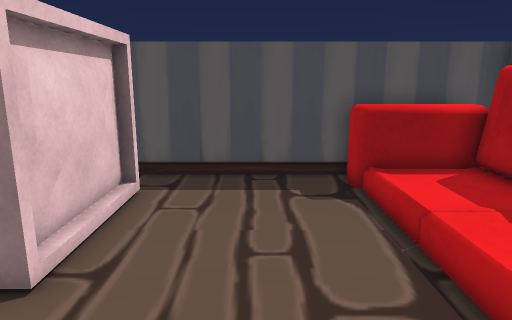
[1] (above)

16 first-person views from a walk through a 3-D level made in the Unity game engine. The camera is 1.5 m above the floor, tilts 12° down and sees 70° across. The floor is counted in squares, 0.5 m on a side. Each view is taken from the middle of a square. On the plan, view 1 faces up. The plan holds only what a view shows up to about 20 squares ahead; the rest is blank. The player character is not drawn. Door leaves are left out, so doorways stand open. Some surface patterns are stand-ins.

[2]
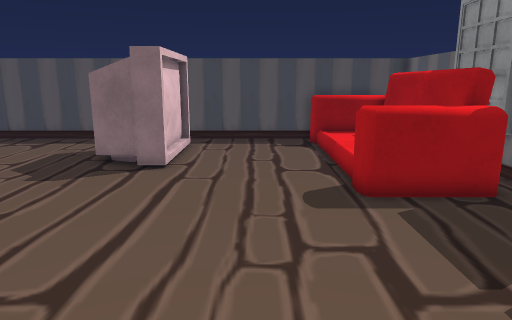

[3]
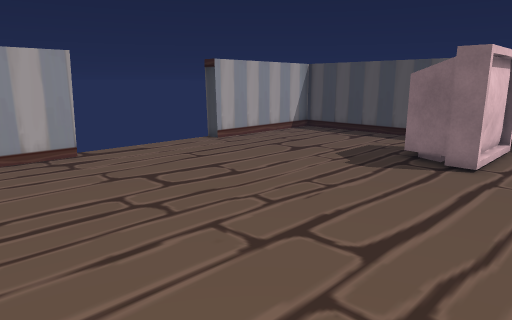

[4]
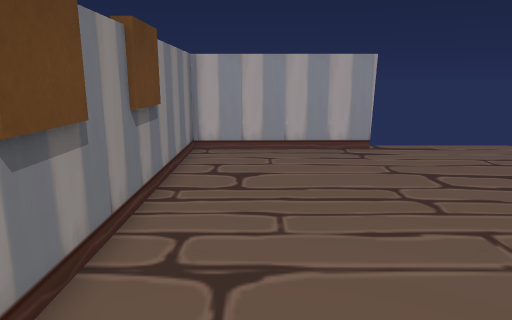

[5]
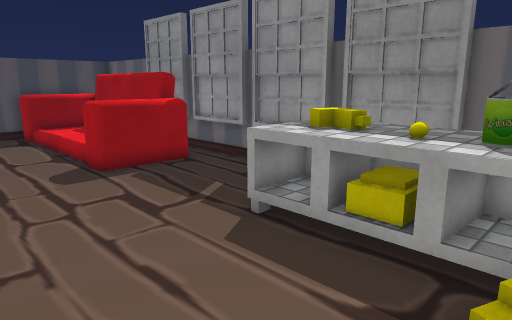

[6]
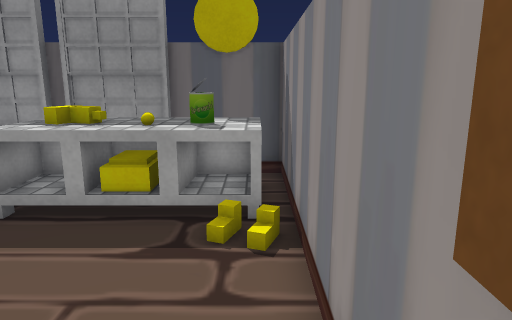

[7]
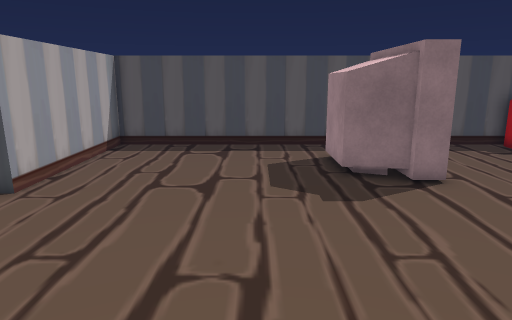

[8]
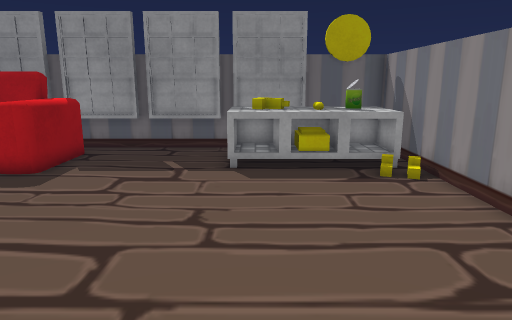

[9]
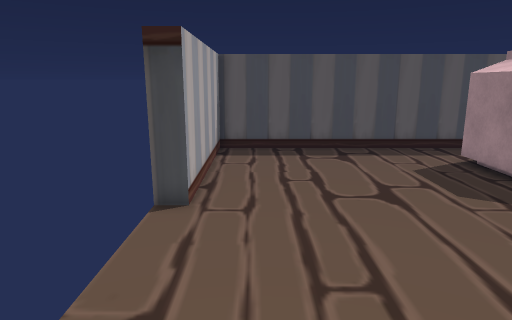

[10]
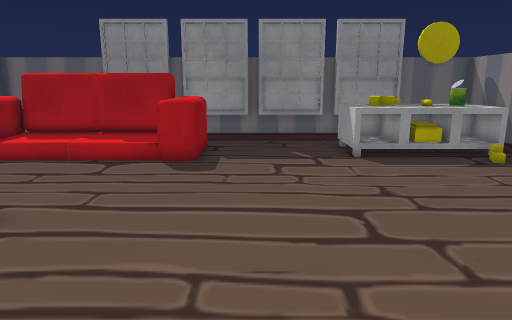

[11]
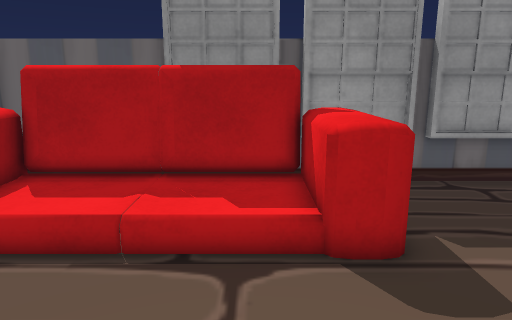

[12]
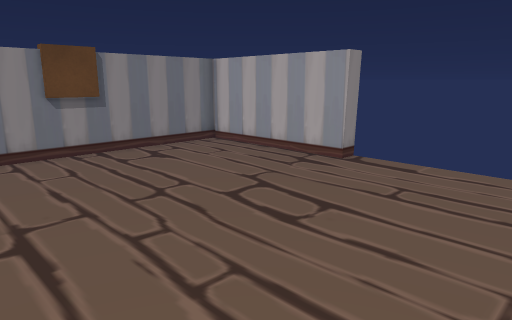

[13]
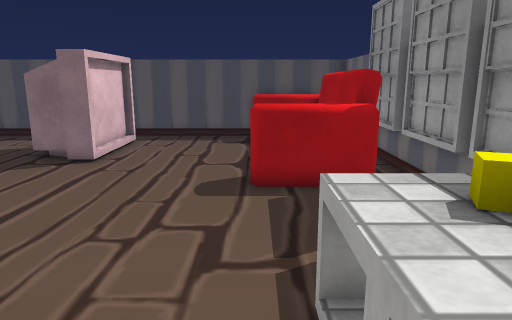

[14]
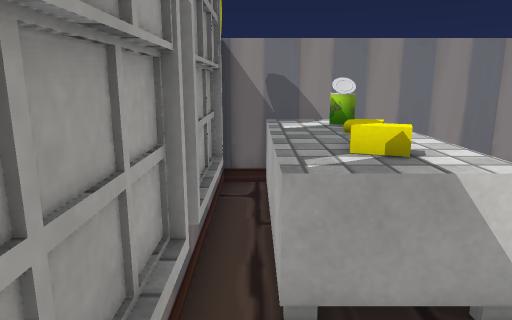

[15]
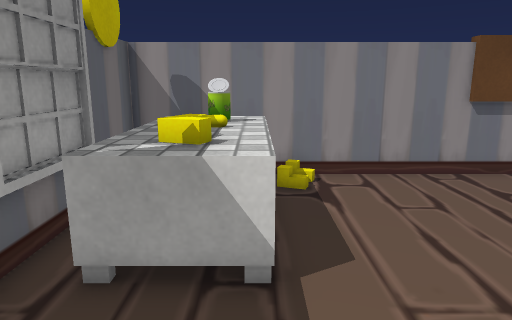

[16]
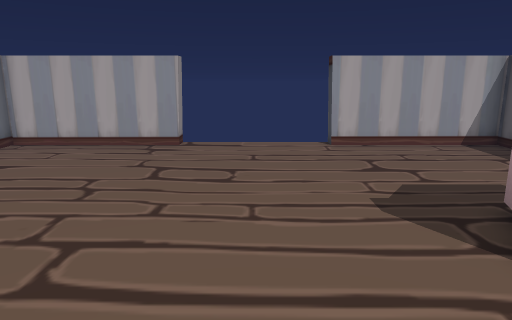

### Floor plan
Key: @ floor where view 1 was taken; # wall or solid block; . main floor; : floor 0.25 m higher than the main floor; / step, stairs or slope; D open door; S sofa; T TV; O other object.
Columns run from 17 left of view 1 to 8 right of it. Each row starts with its distance up from view 1.
 12  #########################
 11  #..................SSSS #
 10  #...........TT.....SSSSS#
  9  #.........TTTT...../  SS#
  8  #.........TTTT...../::SS#
  7  #.........TTTT...../  SS#
  6  #.........TTTT...../  SS#
  5  #..........TTT...../  SS#
  4 #D................../  SS#
  3 #D..................SSSSS#
  2  D..................SSSSS#
  1  D..................SSSS.#
  0  D...............@.......#
 -1  D.......................#
 -2  D.......................#
 -3  D.......................#
 -4 #D.......................#
 -5 ##...................OOOO#
 -6  #...................OOOO#
 -7  #...................OOOO#
 -8  #...................OOOO#
 -9  #...................OOOO#
-10  #...................OOOO#
-11  #...................OOOO#
-12  #########################

Where each view was taken, in squares from view 1:
view 1: 0 up, 0 right, facing up
view 2: 8 down, 0 right, facing up
view 3: 9 down, 0 right, facing up-left
view 4: 9 down, 1 right, facing left
view 5: 11 down, 2 left, facing up-right
view 6: 11 down, 4 left, facing right
view 7: 6 down, 9 left, facing up
view 8: 6 down, 9 left, facing right
view 9: 5 down, 14 left, facing up
view 10: 1 down, 11 left, facing right
view 11: 4 up, 3 left, facing right
view 12: 4 up, 3 left, facing down-left
view 13: 9 down, 3 right, facing up
view 14: 1 down, 7 right, facing down
view 15: 0 up, 4 right, facing down
view 16: 0 up, 2 right, facing left
